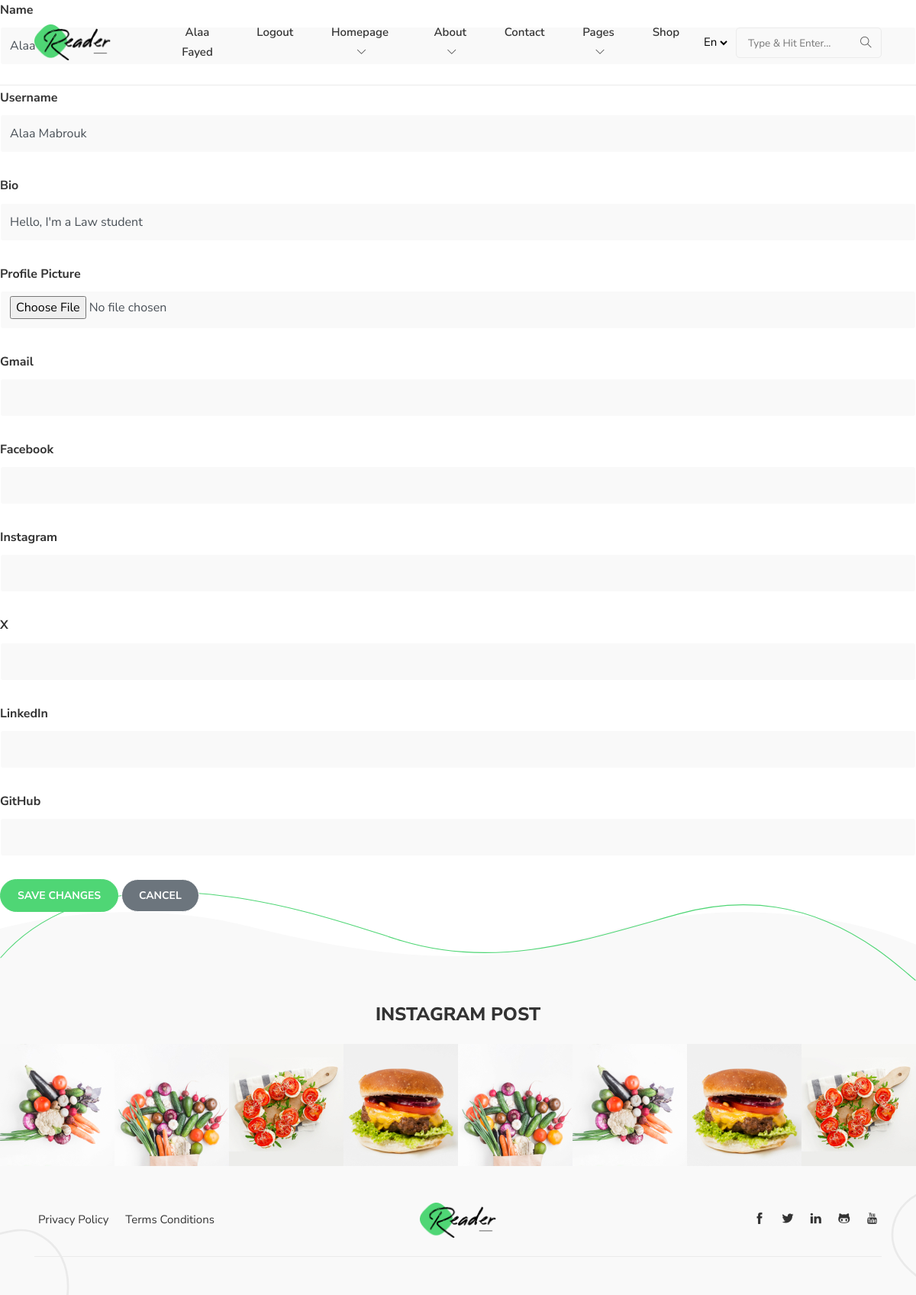
/update-profile (signed in), run on an earlier commit of the app's database.
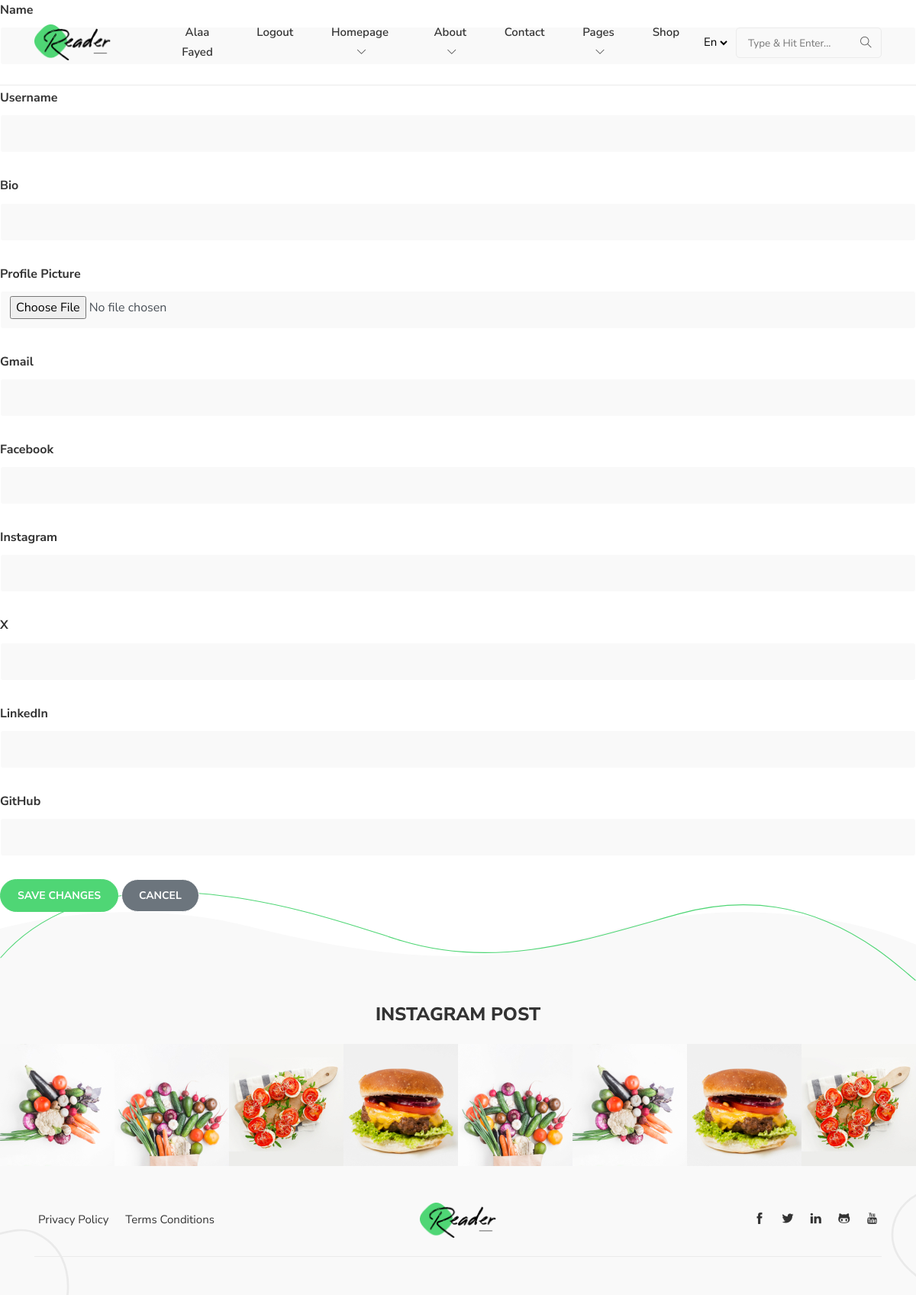
And on a later commit of the database.
### pencil/models.py (models this page shows, shortened)
class Profile(db.Model):
    id = db.Column(db.Integer(), primary_key=True, nullable=False)
    profile_picture = db.Column(db.String(), nullable=True)
    name = db.Column(db.String(length=50), nullable=False)
    username = db.Column(db.String(length=50), nullable=False)
    bio =  db.Column(db.Text(), nullable=False)
    gmail_links = db.Column(db.String(), nullable=False)
    facebook_links = db.Column(db.String(), nullable=True)
    instagram_links =  db.Column(db.String(), nullable=True)
    x_links = db.Column(db.String(), nullable=True)
    linkedin_links = db.Column(db.String(), nullable=True)
    github_links = db.Column(db.String(), nullable=True)
    users_profile = db.Column(db.Integer(), db.ForeignKey("user.id"))
    owned_posts = db.relationship("Post", backref="blogs", lazy=True)
    users = db.relationship("User", back_populates="profile")

### pencil/routes.py (the view, shortened to what this page needs)
@app.route("/update-profile", methods=["POST", "GET"])
@login_required
def edit_profile():
    profile_form = ProfileForm()
    profile_to_update = Profile.query.filter_by(users_profile=current_user.id).first()
    if profile_to_update:
        profile_form = ProfileForm(obj=profile_to_update)
    else:
        for error_message in profile_form.errors.values():
            flash(f"There was an error updating your profile: {error_message}", category="danger")
    return render_template("modify_profile.html", form=profile_form, profile_to_update=profile_to_update)

### pencil/forms.py
class ProfileForm(FlaskForm):
    picture = FileField(label="Profile Picture", validators=[DataRequired()])
    name = StringField(label="Name", validators=[Length(min=2, max=30), DataRequired()])
    username = StringField(label="Username", validators=[Length(min=2, max=30), DataRequired()])
    bio =  StringField(label="Bio", validators=[Length(min=2, max=100), DataRequired()])
    gmail = StringField(label="Gmail", validators=[DataRequired()])
    facebook = StringField(label="Facebook", validators=[DataRequired()])
    instagram = StringField(label="Instagram", validators=[DataRequired()])
    x = StringField(label="X", validators=[DataRequired()])
    linkedin = StringField(label="LinkedIn", validators=[DataRequired()])
    github = StringField(label="GitHub", validators=[DataRequired()])
    submit = SubmitField(label="Save")

### pencil/models.py (called while the page is built)
@login_manager.user_loader
def load_user(user_id):
    return User.query.get(int(user_id))

### pencil/templates/modify_profile.html (shortened to what this page needs)
{% extends 'base.html' %}
{% block content %}
<body>
    <div>
        <form method="POST" enctype="multipart/form-data" action="{{ url_for('edit_profile') }}">
            <div class="form-group">
                {{ form.name.label(class="form-label") }}
                {{ form.name(class="form-control") }}
            </div>
            <div class="form-group">
                {{ form.username.label(class="form-label") }}
                {{ form.username(class="form-control") }}
            </div>
            <div class="form-group">
                {{ form.bio.label(class="form-label") }}
                {{ form.bio(class="form-control") }}
            </div>
            <div class="form-group">
                {{ form.picture.label(class="form-label") }}
                {{ form.picture(class="form-control") }}
            </div>
            <div class="form-group">
                {{ form.gmail.label(class="form-label") }}
                {{ form.gmail(class="form-control") }}
            </div>
            <div class="form-group">
                {{ form.facebook.label(class="form-label") }}
                {{ form.facebook(class="form-control") }}
            </div>
            <div class="form-group">
                {{ form.instagram.label(class="form-label") }}
                {{ form.instagram(class="form-control") }}
            </div>
            <div class="form-group">
                {{ form.x.label(class="form-label") }}
                {{ form.x(class="form-control") }}
            </div>
            <div class="form-group">
                {{ form.linkedin.label(class="form-label") }}
                {{ form.linkedin(class="form-control") }}
            </div>
            <div class="form-group">
                {{ form.github.label(class="form-label") }}
                {{ form.github(class="form-control") }}
            </div>
            <button type="submit" class="btn btn-primary">Save Changes</button>
            <a href="{{ url_for('profile') }}" class="btn btn-secondary">Cancel</a>
        </form>
    </div>
</body>
{% endblock %}

What changed in the data, as far as the page shows it:
removed Profile: name "Alaa", username "Alaa Mabrouk", bio "Hello, I'm a Law student"
